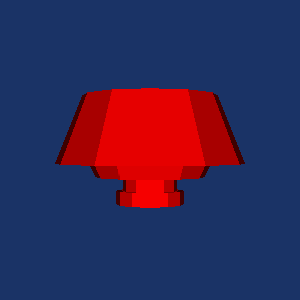

Here is the Python script that generated this plot:
#!/usr/bin/env python

# Demonstrate vtkVolumeOfRevolutionFilter by creating a polydata with
# vertices, lines, polygons, and triangle strips, revolving it 360
# degrees around the Y axis, extracting the surface, and rendering.

# Factory overrides
import vtkmodules.vtkInteractionStyle  # noqa: F401
import vtkmodules.vtkRenderingFreeType  # noqa: F401
import vtkmodules.vtkRenderingOpenGL2  # noqa: F401

from vtkmodules.vtkCommonCore import vtkPoints
from vtkmodules.vtkCommonDataModel import (
    vtkCellArray,
    vtkLine,
    vtkPolyData,
    vtkPolyLine,
    vtkPolyVertex,
    vtkPolygon,
    vtkQuad,
    vtkTriangle,
    vtkTriangleStrip,
    vtkVertex,
)
from vtkmodules.vtkFiltersGeometry import vtkDataSetSurfaceFilter
from vtkmodules.vtkFiltersModeling import vtkVolumeOfRevolutionFilter
from vtkmodules.vtkRenderingCore import (
    vtkActor,
    vtkPolyDataMapper,
    vtkRenderWindow,
    vtkRenderWindowInteractor,
    vtkRenderer,
)

# Build polydata with various cell types
points = vtkPoints()

# Vertex
vertex = vtkVertex()
vertex.GetPointIds().SetId(0, points.InsertNextPoint(1.0, 1.0, 0.0))

# PolyVertex
poly_vertex = vtkPolyVertex()
poly_vertex.GetPointIds().SetNumberOfIds(2)
poly_vertex.GetPointIds().SetId(0, points.InsertNextPoint(0.25, 0.0, 0.0))
poly_vertex.GetPointIds().SetId(1, points.InsertNextPoint(0.0, 0.35, 0.0))

verts = vtkCellArray()
verts.InsertNextCell(vertex)
verts.InsertNextCell(poly_vertex)

# Line
line = vtkLine()
line.GetPointIds().SetId(0, points.InsertNextPoint(0.75, 0.0, 0.0))
line.GetPointIds().SetId(1, points.InsertNextPoint(1.0, 0.0, 0.0))

# PolyLine
poly_line = vtkPolyLine()
poly_line.GetPointIds().SetNumberOfIds(3)
poly_line.GetPointIds().SetId(0, points.InsertNextPoint(1.5, 2.0, 0.0))
poly_line.GetPointIds().SetId(1, points.InsertNextPoint(1.3, 1.5, 0.0))
poly_line.GetPointIds().SetId(2, points.InsertNextPoint(1.75, 2.0, 0.0))

lines = vtkCellArray()
lines.InsertNextCell(line)
lines.InsertNextCell(poly_line)

# Triangle
triangle = vtkTriangle()
triangle.GetPointIds().SetId(0, points.InsertNextPoint(0.5, -2.0, 0.0))
triangle.GetPointIds().SetId(1, points.InsertNextPoint(1.5, -2.0, 0.0))
triangle.GetPointIds().SetId(2, points.InsertNextPoint(1.5, -1.0, 0.0))

# Quad
quad = vtkQuad()
quad.GetPointIds().SetId(0, points.InsertNextPoint(0.5, -1.0, 0.0))
quad.GetPointIds().SetId(1, points.InsertNextPoint(1.0, -1.0, 0.0))
quad.GetPointIds().SetId(2, points.InsertNextPoint(1.0, 0.2, 0.0))
quad.GetPointIds().SetId(3, points.InsertNextPoint(0.5, 0.0, 0.0))

# Polygon (pentagon)
polygon = vtkPolygon()
polygon.GetPointIds().SetNumberOfIds(5)
polygon.GetPointIds().SetId(0, points.InsertNextPoint(2.0, 2.0, 0.0))
polygon.GetPointIds().SetId(1, points.InsertNextPoint(2.0, 3.0, 0.0))
polygon.GetPointIds().SetId(2, points.InsertNextPoint(3.0, 4.0, 0.0))
polygon.GetPointIds().SetId(3, points.InsertNextPoint(4.0, 6.0, 0.0))
polygon.GetPointIds().SetId(4, points.InsertNextPoint(6.0, 1.0, 0.0))

polys = vtkCellArray()
polys.InsertNextCell(triangle)
polys.InsertNextCell(quad)
polys.InsertNextCell(polygon)

# Triangle strip
triangle_strip = vtkTriangleStrip()
triangle_strip.GetPointIds().SetNumberOfIds(4)
triangle_strip.GetPointIds().SetId(0, points.InsertNextPoint(2.0, 0.0, 0.0))
triangle_strip.GetPointIds().SetId(1, points.InsertNextPoint(2.0, 1.0, 0.0))
triangle_strip.GetPointIds().SetId(2, points.InsertNextPoint(3.0, 0.0, 0.0))
triangle_strip.GetPointIds().SetId(3, points.InsertNextPoint(3.5, 1.0, 0.0))

strips = vtkCellArray()
strips.InsertNextCell(triangle_strip)

# Assemble polydata
poly_data = vtkPolyData()
poly_data.SetPoints(points)
poly_data.SetVerts(verts)
poly_data.SetLines(lines)
poly_data.SetPolys(polys)
poly_data.SetStrips(strips)

# Volume of revolution around Y axis
revolve = vtkVolumeOfRevolutionFilter()
revolve.SetSweepAngle(360.0)
revolve.SetAxisPosition(-1.0, 0.0, 0.0)
revolve.SetAxisDirection(0.0, 1.0, 0.0)
revolve.SetInputData(poly_data)

# Extract surface for rendering
surface = vtkDataSetSurfaceFilter()
surface.SetInputConnection(revolve.GetOutputPort())

# Mapper and actor
mapper = vtkPolyDataMapper()
mapper.SetInputConnection(surface.GetOutputPort())

actor = vtkActor()
actor.SetMapper(mapper)
actor.GetProperty().SetColor(1.0, 0.0, 0.0)

# Renderer
renderer = vtkRenderer()
renderer.AddActor(actor)
renderer.SetBackground(0.1, 0.2, 0.4)

# Window
render_window = vtkRenderWindow()
render_window.AddRenderer(renderer)
render_window.SetSize(300, 300)
render_window.SetWindowName("volume of revolution modeling")

# Scene
renderer.ResetCamera()

# Interactor
interactor = vtkRenderWindowInteractor()
interactor.SetRenderWindow(render_window)

interactor.Initialize()
interactor.Start()
